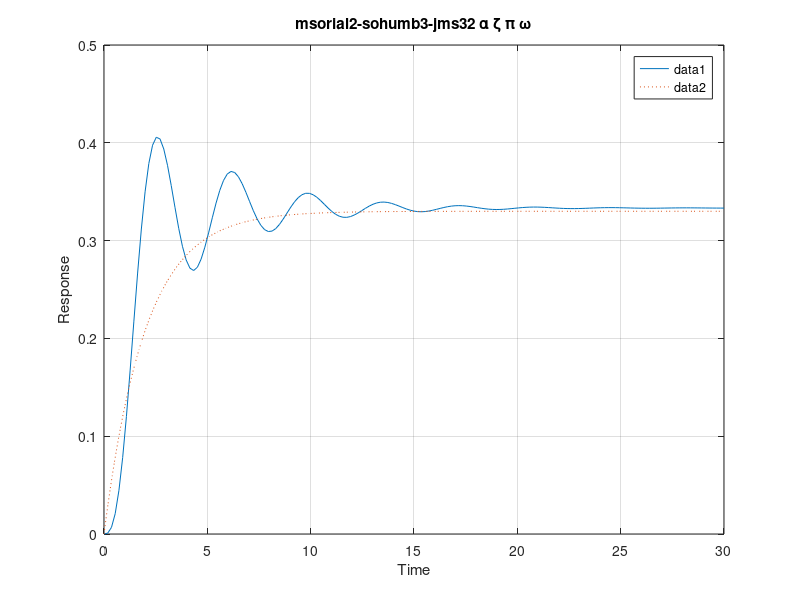

Write the MATLAB code that produced this figure. (Note: this script raises an error after producing the figure.)
% Jonathan Sengstock, Mark Sorial, Sohum Bhan
% ECE486 Lab 0
% Steady State Value = 1/3

sys = tf(1, [1, 1.5, 3.5, 3]);
[y, t] = step(sys);
plot(t, y);
hold on;
grid on;

max_val = max(y);
t2 = 0:0.1:max(t);
z = 0.33 * (1-exp(-0.5*t2));
plot(t2, z, ':');

xlabel('Time');
ylabel('Response');
legend;
title('msorial2-sohumb3-jms32 \alpha \zeta \pi \omega');

hold off;

oreint(gcf, 'landscape');
print(gcf, '-dpng', 'lab0plot.png');